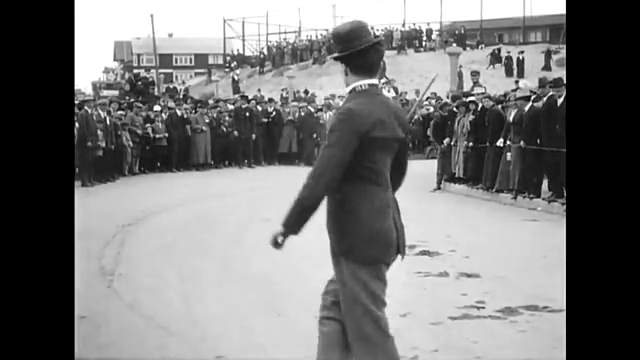
#> input picture frame 17 of videos/chaplin.mp4, 640 x 360 px, given in place of x-raw, format=BGR ! appsink, which was not available
$ python canny_line.py
#> lines starting #> are read from the running program, lines starting #| are printed output that depends on the picture; after the words box and inside, x2 and y2 are one past the last pixel; in counts of white or black regions, pixels touching at a corner belong together; pictures that were not available may be replaced by others from this repository, and a replacement may not be noted
import cv2
import numpy as np
import time

width = 720
height = 480
fps = 30
fname = "highway2.mp4"
gst_str = f"filesrc location={fname} ! qtdemux ! queue\
	! h264parse ! omxh264dec ! nvvidconv\
	! video/x-raw,format=BGRx,width={width},height={height}\
	! videorate ! video/x-raw,framerate={fps}/1 ! queue \
	! videoconvert ! queue ! video/x-raw, format=BGR ! appsink"
cap = cv2.VideoCapture(gst_str, cv2.CAP_GSTREAMER)

while True:
        ret, frame = cap.read()
#> frame is the input picture: shape (360, 640, 3); min 0, max 255, mean 121
        if not ret:
            print('There is no video stream !!')
            break

        st = time.perf_counter()
        img = cv2.cvtColor(frame, cv2.COLOR_BGR2GRAY)
        blur = cv2.GaussianBlur(img,(5,5),0)
        edges = cv2.Canny(blur,100,200)
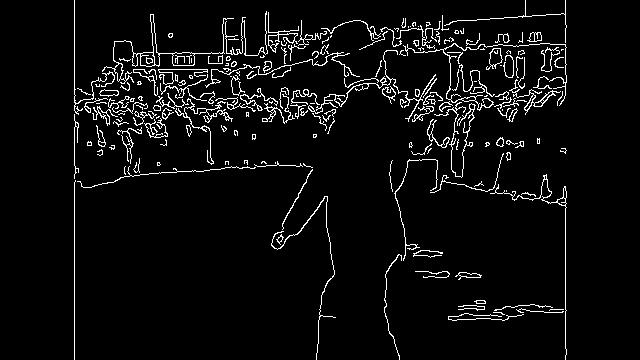
#> edges: shape (360, 640); 4.9% white in thin lines or dots, all inside (x1, y1, x2, y2) = (74, 0, 567, 360)

# [13 lines of commented-out code are left out]


        end = time.perf_counter()

        cv2.putText(edges, "time: "+str(end-st), (100,20), \
                 cv2.FONT_HERSHEY_SIMPLEX, 0.75, (255,255,255),2,cv2.LINE_AA)
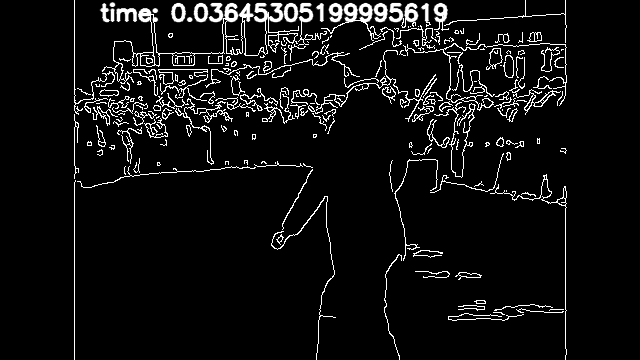
#> edges: shape (360, 640); 1.99% of pixels changed, all inside (x1, y1, x2, y2) = (99, 2, 449, 23)
        cv2.imshow("frame", edges)
        if cv2.waitKey(33) == 27:
#> (key Esc is pressed here)
            break

cv2.destroyAllWindows()

$ run again, starting later in the video
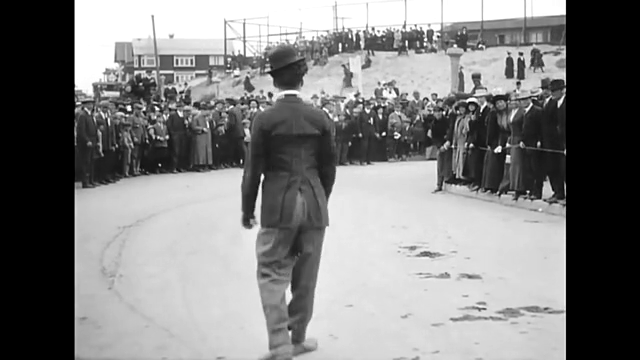
#> input picture frame 77 of videos/chaplin.mp4, 640 x 360 px, given in place of x-raw, format=BGR ! appsink, which was not available
#> frame is the input picture: shape (360, 640, 3); min 0, max 255, mean 128.1
#> `edges = cv2.Canny(blur,100,200)`:
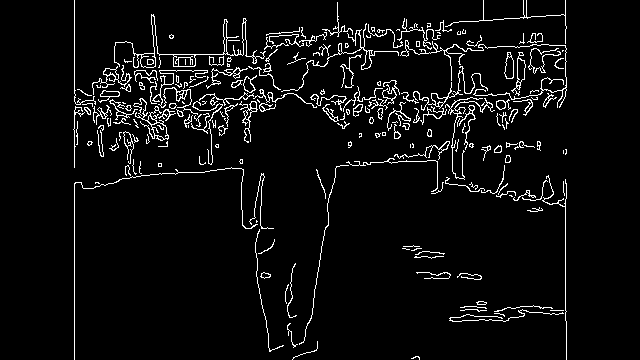
#> edges: shape (360, 640); 5.1% white in thin lines or dots, all inside (x1, y1, x2, y2) = (73, 0, 567, 360)
#> `cv2.putText(edges, "time: "+str(end-st), (100,20), \ cv2.FONT_HERSHEY_..`:
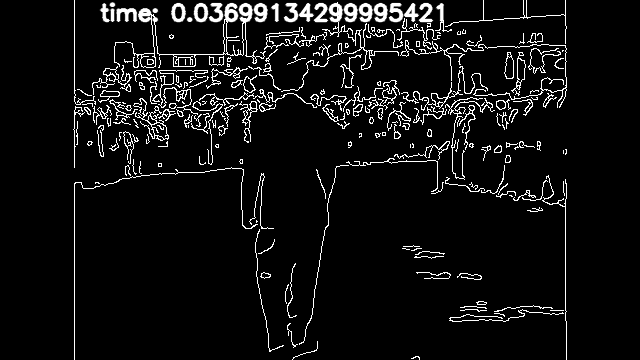
#> edges: shape (360, 640); 1.96% of pixels changed, all inside (x1, y1, x2, y2) = (99, 2, 445, 23)

$ run again, starting later in the video
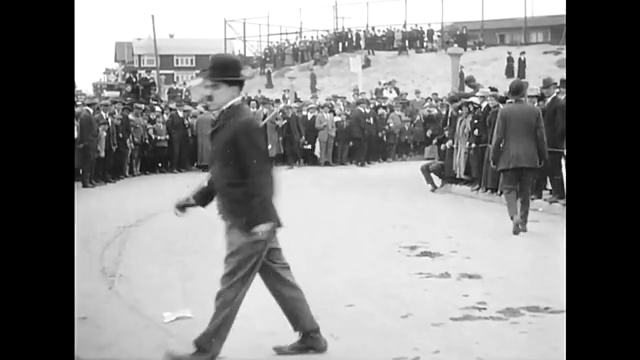
#> input picture frame 137 of videos/chaplin.mp4, 640 x 360 px, given in place of x-raw, format=BGR ! appsink, which was not available
#> frame is the input picture: shape (360, 640, 3); min 0, max 255, mean 134.5
#> `edges = cv2.Canny(blur,100,200)`:
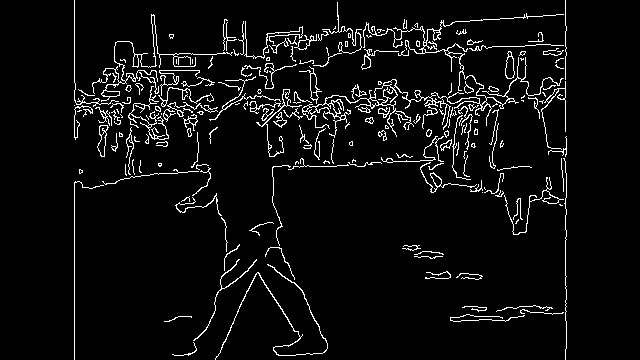
#> edges: shape (360, 640); 5.3% white in thin lines or dots, all inside (x1, y1, x2, y2) = (74, 0, 567, 360)
#> `cv2.putText(edges, "time: "+str(end-st), (100,20), \ cv2.FONT_HERSHEY_..`:
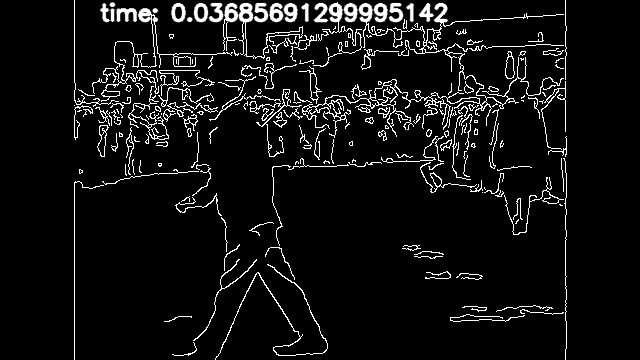
#> edges: shape (360, 640); 2% of pixels changed, all inside (x1, y1, x2, y2) = (99, 2, 449, 23)
